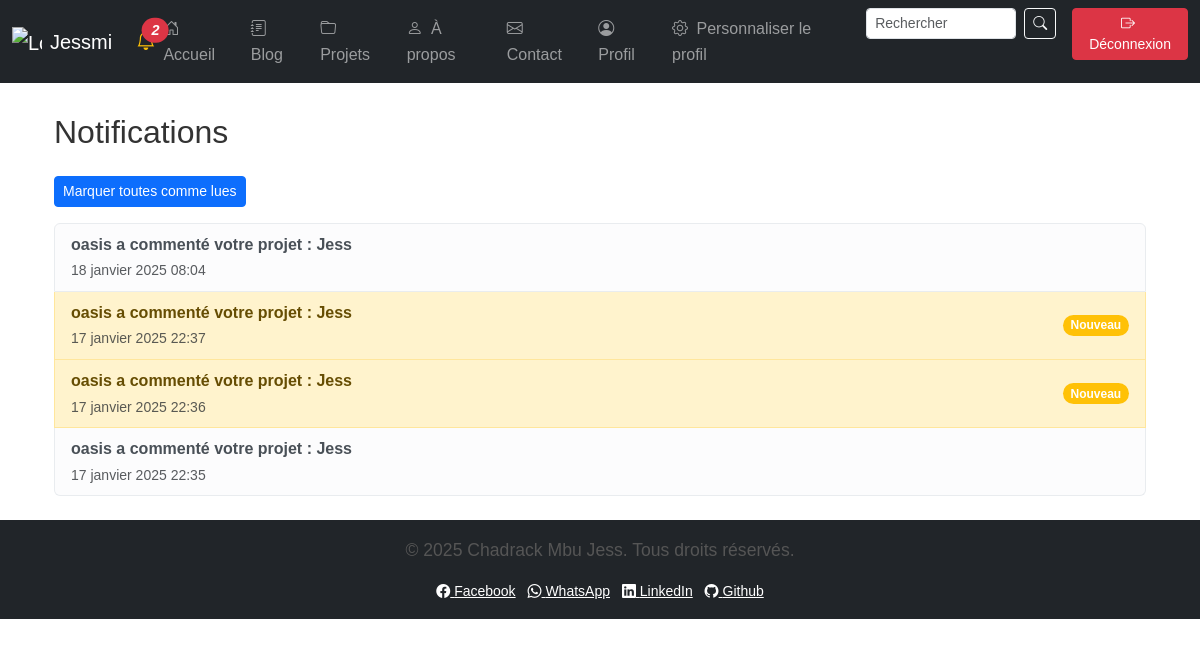
The app's page /notifications/ (signed in) with its own data.
### portfolioapp/models.py (models this page shows, shortened)
class Notification(models.Model):
    user = models.ForeignKey(User, on_delete=models.CASCADE, related_name='notifications')
    message = models.CharField(max_length=255)
    is_read = models.BooleanField(default=False)
    link = models.URLField(blank=True, null=True)
    created_at = models.DateTimeField(auto_now_add=True)

### portfolioapp/views.py (the view)
# urls.py: path('notifications/', view_notifications, name='view_notifications'),
@login_required
def view_notifications(request):
    notifications = Notification.objects.filter(user=request.user).order_by('-created_at')
    return render(request, 'portfolioapp/notifications.html', {'notifications': notifications})

### portfolioapp/context_processors.py (called while the page is built)
def unread_notifications_count(request):
    if request.user.is_authenticated:
        return {
            'unread_notifications_count': Notification.objects.filter(user=request.user, is_read=False).count()
        }
    return {'unread_notifications_count': 0}

### templates/portfolioapp/notifications.html (shortened to what this page needs)
{% extends 'portfolioapp/base.html' %}
{% block content %}
<div class="container mt-4">
    <h2 class="mb-4">Notifications</h2>
    {% if notifications %}
        <form method="post" action="{% url 'mark_all_notifications_as_read' %}" class="mb-3">
            <button type="submit" class="btn btn-primary btn-sm">
                 Marquer toutes comme lues
            </button>
        </form>
        <div class="list-group">
            {% for notification in notifications %}
                <a href="{% url 'mark_notification_as_read' notification.id %}" class="list-group-item list-group-item-action {% if not notification.is_read %}list-group-item-warning{% else %}list-group-item-light{% endif %}">
                    <div class="d-flex justify-content-between align-items-center">
                        <div>
                            <span class="fw-bold">{{ notification.message }}</span>
                            <br>
                            <small class="text-muted">{{ notification.created_at }}</small>
                        </div>
                        {% if not notification.is_read %}
                            <span class="badge bg-warning rounded-pill">Nouveau</span>
                        {% endif %}
                    </div>
                </a>
            {% endfor %}
        </div>
    {% else %}
        <div class="alert alert-info" role="alert">
            <i class="fas fa-info-circle"></i> Vous n'avez aucune notification pour le moment.
        </div>
    {% endif %}
</div>
{% endblock %}

### static/css/style.css (style rules this page uses)
body { font-family: Arial, sans-serif; line-height: 1.6; }
h2 { font-size: 2rem; margin-top: 30px; color: #333; }

### records on screen
Notification: message "oasis a commenté votre projet : Jess", created_at "18 janvier 2025 08:04"
Notification: message "oasis a commenté votre projet : Jess", created_at "17 janvier 2025 22:37", is_read "Nouveau"
Notification: message "oasis a commenté votre projet : Jess", created_at "17 janvier 2025 22:36", is_read "Nouveau"
Notification: message "oasis a commenté votre projet : Jess", created_at "17 janvier 2025 22:35"

### other values on screen
{{ unread_notifications_count }} "2"
